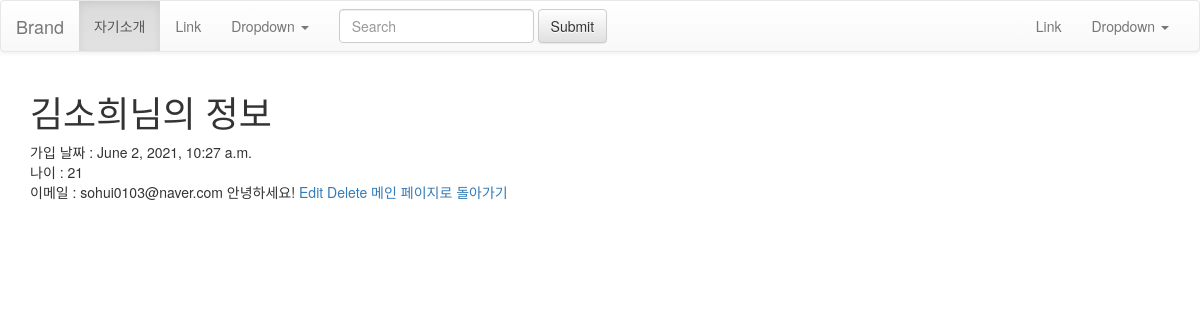
Screenshot of //11 with the database file from the repository.
### signup/models.py (models this page shows, shortened)
class Signup(models.Model):
    name = models.CharField(max_length=100)
    age = models.IntegerField()
    pub_date = models.DateTimeField()
    email = models.EmailField(max_length=100)
    introduce = models.TextField()
    image = models.ImageField(upload_to='images/',default='')

### signup/views.py (the view)
# urls.py: path('<int:id>', views.detail, name = "detail"),
def detail(request, id):
    blog = get_object_or_404(Signup, pk=id)
    return render(request, 'detail.html', {'blog':blog})

### signup/templates/detail.html (shortened to what this page needs)
{% extends 'base.html' %}
{% block contents %}
<!DOCTYPE html>
<html lang="en">
<head>
</head>
<body>
    <div class="container">
        <h1>{{blog.name}}님의 정보</h1>
        가입 날짜 : {{blog.pub_date}} <br>
        나이 : {{blog.age}} <br>
        이메일 : {{blog.email}}
        {{blog.introduce}}
        <a href="{% url 'edit' blog.id %}">Edit</a>
        <a href="{% url 'delete' blog.id %}">Delete</a>
        <a href="{% url 'home' %}">메인 페이지로 돌아가기</a>
    </div>
</body>
</html>
{% endblock %}

### rows the page displays
Signup: name "김소희", pub_date "June 2, 2021, 10:27 a.m.", age "21", email "sohui0103@naver.com", introduce "안녕하세요!"
